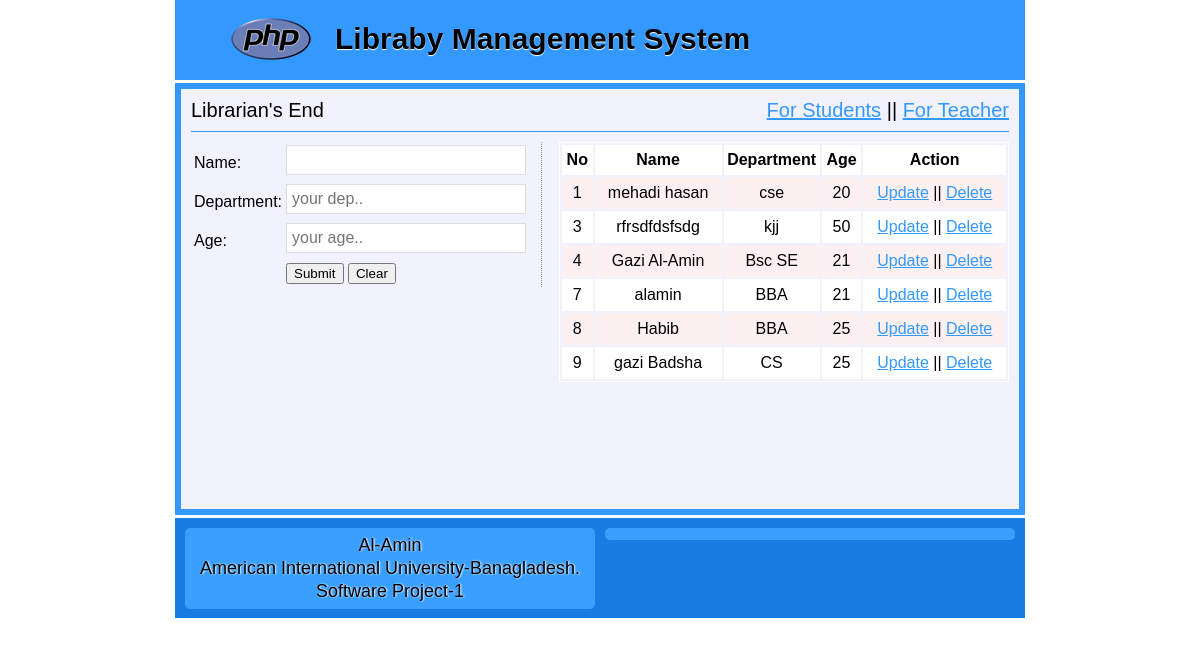
Screenshot of /librarian/index.php with the database file from the repository.
### tables this page shows
CREATE TABLE `tbl_student` (
  `id` int(11) NOT NULL,
  `name` varchar(50) NOT NULL,
  `dep` varchar(50) NOT NULL,
  `age` int(11) NOT NULL
);

### librarian/classes/main.php (called while the page is built, shortened)
<?php
	include "DB.php";
	abstract class main{
		protected $table;
		public function readAll(){
			$sql = "SELECT * FROM $this->table";
			$stmt = DB::prepare($sql);
			$stmt->execute();
			return $stmt->fetchALL();
		}
	}
?>

### librarian/classes/DB.php (called while the page is built, shortened)
<?php
	class DB{
	private static $pdo;
		public static function connection(){
			if(!isset(self::$pdo)){
					try{
					self::$pdo = new PDO('mysql:host='.DB_HOST.';dbname='.DB_NAME,DB_USER,DB_PASS);
					}catch(PDOException $e){
					echo $e->getMessage();
				}
			}
			return self::$pdo;
		}
		public static function prepare($sql){
			return self::connection()->prepare($sql);
		}
	}
?>

### librarian/index.php (the view, shortened to what this page needs)
<?php include "inc/header.php"; ?>
<section class="mainleft">
    <?php
    $user = new Student();
?>
<?php
    if (isset($_GET['action']) && $_GET['action']=='Update') {
        $id = (int)$_GET['id'];
        $result = $user->readById($id);
?>
<form action="" method="post">
 <table>
    <input type="hidden" name="id" value="<?php echo $result['id']; ?>" />
    <tr>
        <td>Name: </td>
        <td><input type="text" name="name" value="<?php echo $result['name']; ?>" required="1"/></td>
    </tr>
    <tr>
       <td>Department: </td>
        <td><input type="text" name="dep" value="<?php echo $result['dep']; ?>" required="1"/></td>
    </tr>
    <tr>
      <td>Age: </td>
        <td><input type="text" name="age" value="<?php echo $result['age']; ?>" required="1"/></td>
    </tr>
    <tr>
      <td></td>
        <td>
        <input type="submit" name="Update" value="Submit"/>
        </td>
    </tr>
  </table>
</form>
<?php } else{ ?>
<form action="" method="post">
 <table>
    <tr>
        <td>Name: </td>
        <td><input type="text" name="name" required="1"/></td>
    </tr>
    <tr>
       <td>Department: </td>
        <td><input type="text" name="dep"  placeholder="your dep.." required="1"/></td>
    </tr>
    <tr>
      <td>Age: </td>
        <td><input type="text" name="age"  placeholder="your age.." required="1"/></td>
    </tr>
    <tr>
      <td></td>
        <td>
        <input type="submit" name="create" value="Submit"/>
        <input type="reset" value="Clear"/>
        </td>
    </tr>
  </table>
</form>
<?php } ?>
</section>
<section class="mainright">
  <table class="tblone">
    <tr>
        <th>No</th>
        <th>Name</th>
        <th>Department</th>
        <th>Age</th>
        <th>Action</th>
    </tr>
<?php
    foreach ($user->readAll() as $key => $value) {
?>
      <tr>
        <td><?php echo $value['id']; ?></td>
        <td><?php echo $value['name']; ?></td>
        <td><?php echo $value['dep']; ?></td>
        <td><?php echo $value['age']; ?></td>
        <td>
            <?php echo "<a href='index.php?action=Update&id=".$value['id']."'>Update</a>" ;?> || <?php echo "<a href='index.php?action=delete&id=".$value['id']."' onClick='return confirm(\" Are you sure to delete Data ...\")'>Delete</a>" ;?>
        </td>
    </tr>
<?php } ?>
  </table>
</section>
<?php include "inc/footer.php"; ?>

### librarian/inc/header.php (shortened to what this page needs)
<!DOCTYPE HTML>
<html>
<head>
</head>
<body>
  <header class="headeroption">
    <h2>Libraby Management System</h2>
  </header>
<div class="content">
<section class="subject">
<p>Librarian's End<span style="float:right"><a href="index.php">For Students</a> || <a href="teacher.php">For Teacher</a></span><p>
</section>

### librarian/inc/footer.php (shortened to what this page needs)
</div>
  <footer class="footeroption">
	  <section class="footerone">
	  <p>Al-Amin</p>
	  <p>American International University-Banagladesh.</p>
	  <p>Software Project-1</p>
	  </section>
	  <section class="footerone">
	  </section>
  </footer>
</body>
</html>

### librarian/inc/header.php (style rules this page uses)
body { font-family: arial;font-size: 15px;line-height: 18px;margin: 0 auto;width: 850px; }
a { color:#3399FF; }
.headeroption { background: #3399ff url("img/php.png") no-repeat scroll 56px 18px;height: 80px;overflow: hidden;padding-left: 160px; }
.headeroption h2 { color: #000;font-size: 30px;padding-top: 5px;text-shadow: 0 1px 1px #fff; }
.content { background: #f2f2ff;border: 6px solid #3399ff;font-size: 16px;line-height: 22px;margin-bottom: 3px;margin-top: 3px;min-height: 400px;overflow: hidden;padding: 10px; }
.subject { border-bottom: 1px solid #3399ff;font-size: 20px;margin-bottom: 10px;padding-bottom: 10px; }
.subject p { margin:0; }
.mainleft { border-right: 1px dotted #999;float: left;margin-right: 16px;width: 350px; }
.mainright { float:right;width:450px; }
.tblone { width:100%;border:1px solid #fff; }
.tblone td { padding:5px 10px;text-align:center; }
table.tblone tr:nth-child(2n+1) { background:#fff;height:30px; }
table.tblone tr:nth-child(2n) { background:#fdf0f1 none repeat scroll 0 0;height:30px; }
input[type="text"] { border:1px solid #ddd;margin-bottom:5px;padding:5px;width:228px;font-size:16px }
input[type="submit"] { cursor: pointer }
.footeroption { height:90px;background:#177de3;overflow:hidden;padding-top:10px;overflow: hidden; }
.footerone { background: #3aa0ff;border-radius: 5px;float: left;font-size: 18px;line-height: 23px;margin-left: 10px;padding: 6px 10px;text-align: center;text-shadow: 1px 0 2px #fff;width: 390px;overflow: hidden; }
.footerone p { margin:0; }

### rows the page displays
tbl_student: id "1", name "mehadi hasan", dep "cse", age "20"
tbl_student: id "3", name "rfrsdfdsfsdg", dep "kjj", age "50"
tbl_student: id "4", name "Gazi Al-Amin", dep "Bsc SE", age "21"
tbl_student: id "7", name "alamin", dep "BBA", age "21"
tbl_student: id "8", name "Habib", dep "BBA", age "25"
tbl_student: id "9", name "gazi Badsha", dep "CS", age "25"
